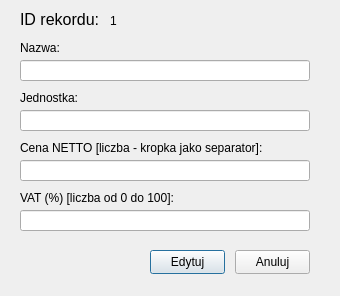
<?xml version="1.0" encoding="UTF-8"?>
<ui version="4.0">
 <class>editProducts</class>
 <widget class="QDialog" name="editProducts">
  <property name="geometry">
   <rect>
    <x>0</x>
    <y>0</y>
    <width>340</width>
    <height>296</height>
   </rect>
  </property>
  <property name="windowTitle">
   <string>Edycja produktu</string>
  </property>
  <widget class="QLineEdit" name="input_name">
   <property name="geometry">
    <rect>
     <x>20</x>
     <y>60</y>
     <width>290</width>
     <height>21</height>
    </rect>
   </property>
  </widget>
  <widget class="QLabel" name="label">
   <property name="geometry">
    <rect>
     <x>20</x>
     <y>40</y>
     <width>101</width>
     <height>16</height>
    </rect>
   </property>
   <property name="text">
    <string>Nazwa:</string>
   </property>
  </widget>
  <widget class="QLabel" name="label_2">
   <property name="geometry">
    <rect>
     <x>20</x>
     <y>90</y>
     <width>101</width>
     <height>16</height>
    </rect>
   </property>
   <property name="text">
    <string>Jednostka:</string>
   </property>
  </widget>
  <widget class="QLineEdit" name="input_unit">
   <property name="geometry">
    <rect>
     <x>20</x>
     <y>110</y>
     <width>290</width>
     <height>21</height>
    </rect>
   </property>
  </widget>
  <widget class="QLabel" name="label_3">
   <property name="geometry">
    <rect>
     <x>20</x>
     <y>140</y>
     <width>291</width>
     <height>16</height>
    </rect>
   </property>
   <property name="text">
    <string>Cena NETTO [liczba - kropka jako separator]:</string>
   </property>
  </widget>
  <widget class="QLineEdit" name="input_price">
   <property name="geometry">
    <rect>
     <x>20</x>
     <y>160</y>
     <width>290</width>
     <height>21</height>
    </rect>
   </property>
  </widget>
  <widget class="QLabel" name="label_4">
   <property name="geometry">
    <rect>
     <x>20</x>
     <y>190</y>
     <width>291</width>
     <height>16</height>
    </rect>
   </property>
   <property name="text">
    <string>VAT (%) [liczba od 0 do 100]:</string>
   </property>
  </widget>
  <widget class="QLineEdit" name="input_tax">
   <property name="geometry">
    <rect>
     <x>20</x>
     <y>210</y>
     <width>290</width>
     <height>21</height>
    </rect>
   </property>
  </widget>
  <widget class="QPushButton" name="pushButton">
   <property name="geometry">
    <rect>
     <x>150</x>
     <y>250</y>
     <width>75</width>
     <height>24</height>
    </rect>
   </property>
   <property name="text">
    <string>Edytuj</string>
   </property>
  </widget>
  <widget class="QPushButton" name="pushButton_2">
   <property name="geometry">
    <rect>
     <x>235</x>
     <y>250</y>
     <width>75</width>
     <height>24</height>
    </rect>
   </property>
   <property name="text">
    <string>Anuluj</string>
   </property>
  </widget>
  <widget class="QLabel" name="label_5">
   <property name="geometry">
    <rect>
     <x>20</x>
     <y>10</y>
     <width>91</width>
     <height>16</height>
    </rect>
   </property>
   <property name="text">
    <string>&lt;html&gt;&lt;head/&gt;&lt;body&gt;&lt;p&gt;&lt;span style=&quot; font-size:12pt;&quot;&gt;ID rekordu:&lt;/span&gt;&lt;/p&gt;&lt;/body&gt;&lt;/html&gt;</string>
   </property>
  </widget>
  <widget class="QLabel" name="output_id">
   <property name="geometry">
    <rect>
     <x>110</x>
     <y>10</y>
     <width>51</width>
     <height>21</height>
    </rect>
   </property>
   <property name="text">
    <string>1</string>
   </property>
  </widget>
 </widget>
 <resources/>
 <connections/>
 <slots>
  <signal>editClicked()</signal>
 </slots>
</ui>
